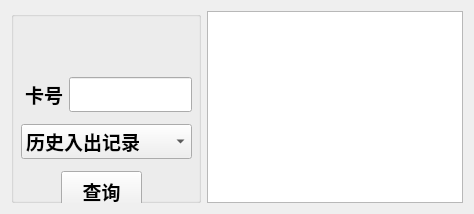
                <widget class="QWidget" name="page_6">
                 <layout class="QGridLayout" name="gridLayout_4">
                  <item row="0" column="1">
                   <widget class="QTableView" name="tableView_3">
                    <property name="font">
                     <font>
                      <family>新宋体</family>
                      <pointsize>14</pointsize>
                      <weight>75</weight>
                      <bold>true</bold>
                     </font>
                    </property>
                   </widget>
                  </item>
                  <item row="0" column="0">
                   <widget class="QGroupBox" name="groupBox_2">
                    <property name="minimumSize">
                     <size>
                      <width>190</width>
                      <height>0</height>
                     </size>
                    </property>
                    <property name="title">
                     <string/>
                    </property>
                    <widget class="QPushButton" name="pushButton_4">
                     <property name="geometry">
                      <rect>
                       <x>50</x>
                       <y>160</y>
                       <width>81</width>
                       <height>41</height>
                      </rect>
                     </property>
                     <property name="font">
                      <font>
                       <family>新宋体</family>
                       <pointsize>14</pointsize>
                       <weight>75</weight>
                       <bold>true</bold>
                      </font>
                     </property>
                     <property name="text">
                      <string>查询</string>
                     </property>
                    </widget>
                    <widget class="QWidget" name="layoutWidget_3">
                     <property name="geometry">
                      <rect>
                       <x>10</x>
                       <y>60</y>
                       <width>171</width>
                       <height>96</height>
                      </rect>
                     </property>
                     <layout class="QVBoxLayout" name="verticalLayout_6">
                      <item>
                       <layout class="QHBoxLayout" name="horizontalLayout_6">
                        <property name="leftMargin">
                         <number>4</number>
                        </property>
                        <item>
                         <widget class="QLabel" name="label">
                          <property name="minimumSize">
                           <size>
                            <width>38</width>
                            <height>0</height>
                           </size>
                          </property>
                          <property name="font">
                           <font>
                            <family>新宋体</family>
                            <pointsize>14</pointsize>
                            <weight>75</weight>
                            <bold>true</bold>
                           </font>
                          </property>
                          <property name="text">
                           <string>&lt;html&gt;&lt;head/&gt;&lt;body&gt;&lt;p&gt;卡号&lt;/p&gt;&lt;/body&gt;&lt;/html&gt;</string>
                          </property>
                         </widget>
                        </item>
                        <item>
                         <widget class="QLineEdit" name="lineEdit_10">
                          <property name="minimumSize">
                           <size>
                            <width>0</width>
                            <height>30</height>
                           </size>
                          </property>
                          <property name="font">
                           <font>
                            <family>新宋体</family>
                            <pointsize>14</pointsize>
                            <weight>75</weight>
                            <bold>true</bold>
                           </font>
                          </property>
                         </widget>
                        </item>
                       </layout>
                      </item>
                      <item>
                       <widget class="QComboBox" name="comboBox_2">
                        <property name="minimumSize">
                         <size>
                          <width>0</width>
                          <height>30</height>
                         </size>
                        </property>
                        <property name="font">
                         <font>
                          <family>新宋体</family>
                          <pointsize>14</pointsize>
                          <weight>75</weight>
                          <bold>true</bold>
                         </font>
                        </property>
                        <item>
                         <property name="text">
                          <string>历史入出记录</string>
                         </property>
                        </item>
                        <item>
                         <property name="text">
                          <string>历史缴费记录</string>
                         </property>
                        </item>
                       </widget>
                      </item>
                     </layout>
                    </widget>
                   </widget>
                  </item>
                 </layout>
                </widget>
